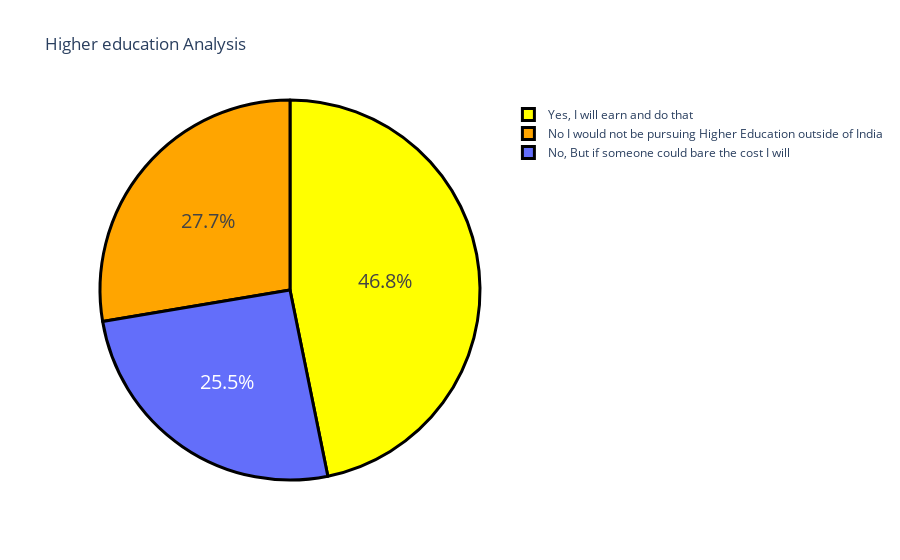

The notebook cell saved with this chart:
### Code cell
colors =['yellow','orange']
fig = go.Figure(data = [go.Pie(labels = label , values = counts)])
fig.update_layout(title_text ="Higher education Analysis")
fig.update_traces(hoverinfo ="label+value", textinfo = 'percent', textfont_size =20,marker = dict(colors = colors, line = dict(color= 'black', width =3)))
fig.show()

### Figure 1 — Plotly figure (JSON) as saved in the notebook; plotly's stock layout.template omitted (floating-point values rounded to 4 significant figures)
{"data": [{"hoverinfo": "label+value", "labels": ["Yes, I will earn and do that", "No I would not be pursuing Higher Education outside of India", "No, But if someone could bare the cost I will"], "marker": {"colors": ["yellow", "orange"], "line": {"color": "black", "width": 3}}, "textfont": {"size": 20}, "textinfo": "percent", "type": "pie", "values": [110, 65, 60]}], "layout": {"title": {"text": "Higher education Analysis"}}}
